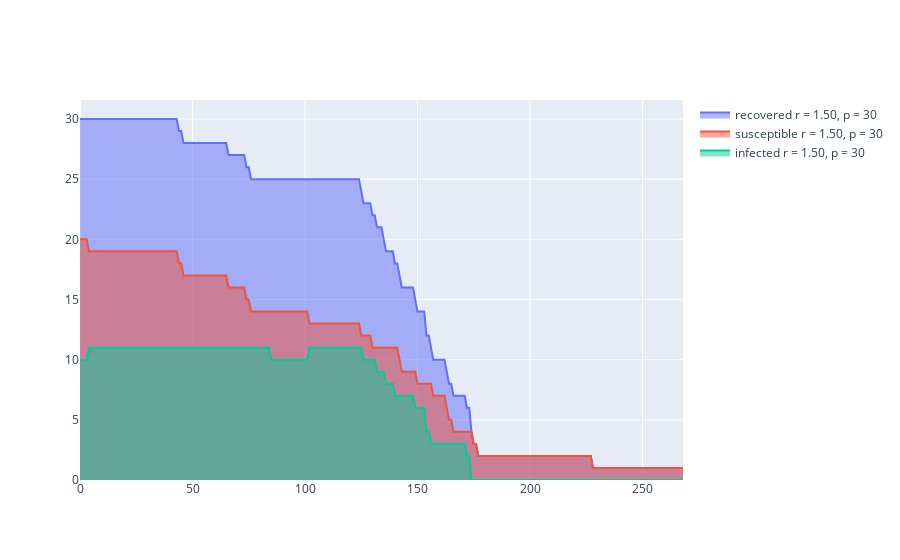
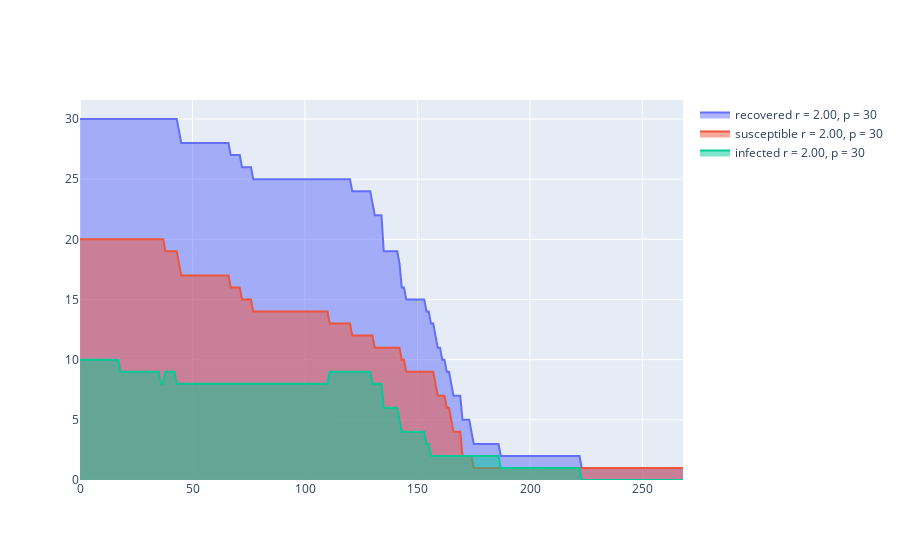
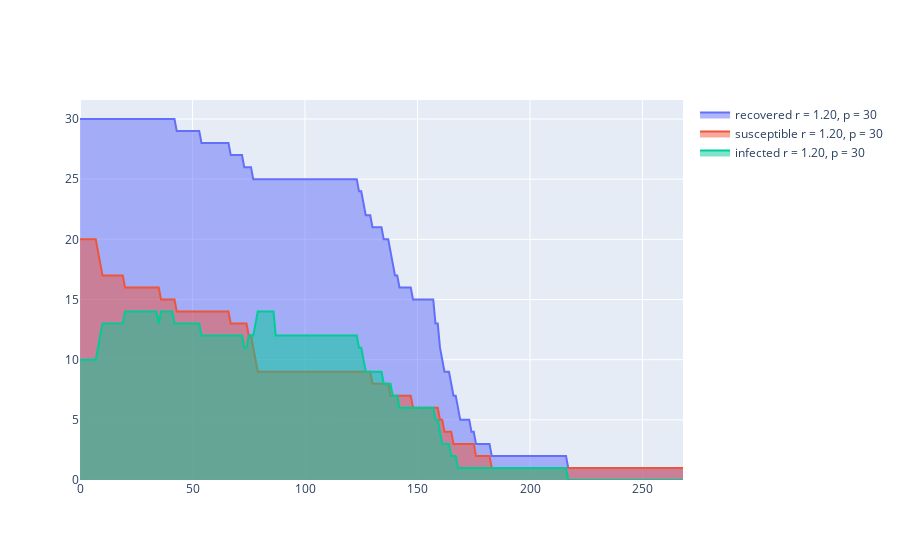
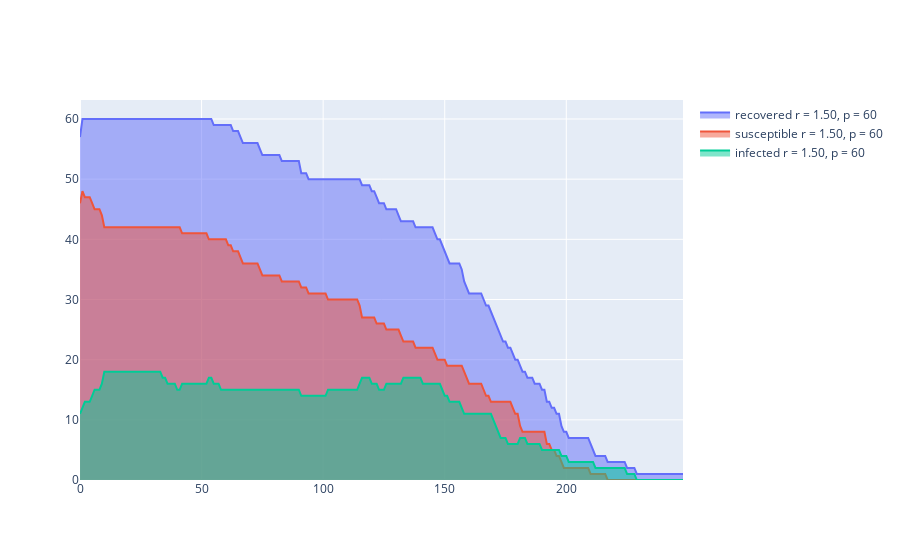

Notebook code for these charts, in order:
### Code cell
for sim in sims:
    if 'corrupt' not in sim:
        scatters, group_counts = create_folder_data_scatter(sim) 
        iplot(scatters)

### Figure 1 — Plotly figure (JSON) as saved in the notebook; plotly's stock layout.template omitted (floating-point values rounded to 4 significant figures; data arrays with more than 128 entries replaced by an {"elided": "..."} marker saying what was removed)
{"data": [{"fill": "tozeroy", "mode": "lines", "name": "recovered r = 1.50, p = 30", "type": "scatter", "x": {"elided": "269 int values"}, "y": {"elided": "269 int values"}}, {"fill": "tozeroy", "mode": "lines", "name": "susceptible r = 1.50, p = 30", "type": "scatter", "x": {"elided": "269 int values"}, "y": {"elided": "269 int values"}}, {"fill": "tozeroy", "mode": "lines", "name": "infected r = 1.50, p = 30", "type": "scatter", "x": {"elided": "269 int values"}, "y": {"elided": "269 int values"}}], "layout": {}}

### Figure 2 — Plotly figure (JSON) as saved in the notebook; plotly's stock layout.template omitted (floating-point values rounded to 4 significant figures; data arrays with more than 128 entries replaced by an {"elided": "..."} marker saying what was removed)
{"data": [{"fill": "tozeroy", "mode": "lines", "name": "recovered r = 2.00, p = 30", "type": "scatter", "x": {"elided": "269 int values"}, "y": {"elided": "269 int values"}}, {"fill": "tozeroy", "mode": "lines", "name": "susceptible r = 2.00, p = 30", "type": "scatter", "x": {"elided": "269 int values"}, "y": {"elided": "269 int values"}}, {"fill": "tozeroy", "mode": "lines", "name": "infected r = 2.00, p = 30", "type": "scatter", "x": {"elided": "269 int values"}, "y": {"elided": "269 int values"}}], "layout": {}}

### Figure 3 — Plotly figure (JSON) as saved in the notebook; plotly's stock layout.template omitted (floating-point values rounded to 4 significant figures; data arrays with more than 128 entries replaced by an {"elided": "..."} marker saying what was removed)
{"data": [{"fill": "tozeroy", "mode": "lines", "name": "recovered r = 1.20, p = 30", "type": "scatter", "x": {"elided": "269 int values"}, "y": {"elided": "269 int values"}}, {"fill": "tozeroy", "mode": "lines", "name": "susceptible r = 1.20, p = 30", "type": "scatter", "x": {"elided": "269 int values"}, "y": {"elided": "269 int values"}}, {"fill": "tozeroy", "mode": "lines", "name": "infected r = 1.20, p = 30", "type": "scatter", "x": {"elided": "269 int values"}, "y": {"elided": "269 int values"}}], "layout": {}}

### Figure 4 — Plotly figure (JSON) as saved in the notebook; plotly's stock layout.template omitted (floating-point values rounded to 4 significant figures; data arrays with more than 128 entries replaced by an {"elided": "..."} marker saying what was removed)
{"data": [{"fill": "tozeroy", "mode": "lines", "name": "recovered r = 1.50, p = 60", "type": "scatter", "x": {"elided": "249 int values"}, "y": {"elided": "249 int values"}}, {"fill": "tozeroy", "mode": "lines", "name": "susceptible r = 1.50, p = 60", "type": "scatter", "x": {"elided": "249 int values"}, "y": {"elided": "249 int values"}}, {"fill": "tozeroy", "mode": "lines", "name": "infected r = 1.50, p = 60", "type": "scatter", "x": {"elided": "249 int values"}, "y": {"elided": "249 int values"}}], "layout": {}}
